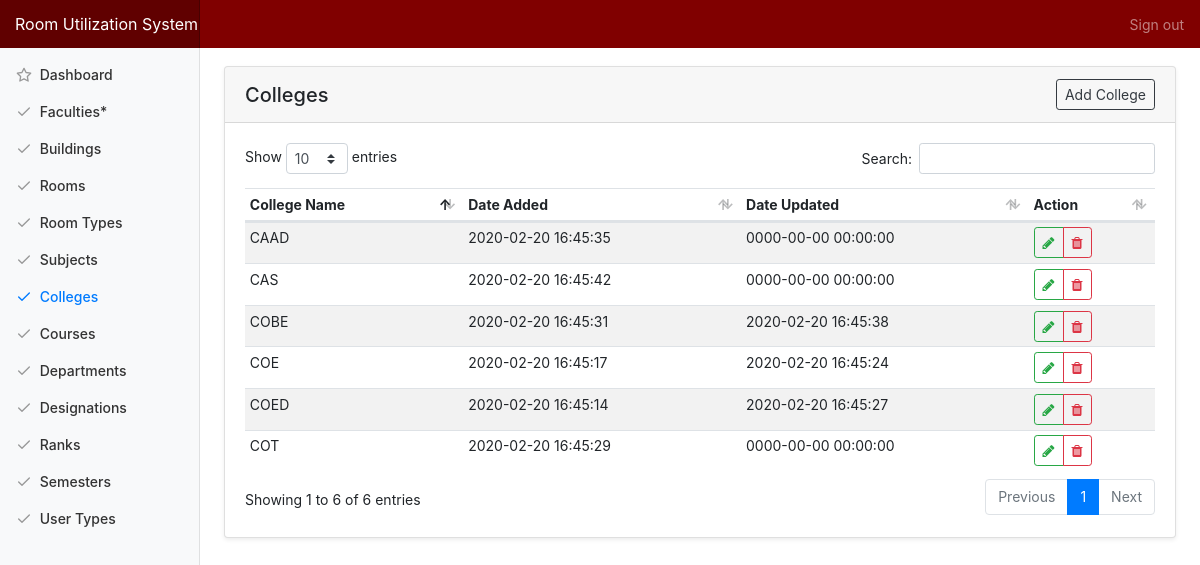
The page /index.php/admin/college on the database as committed earlier.
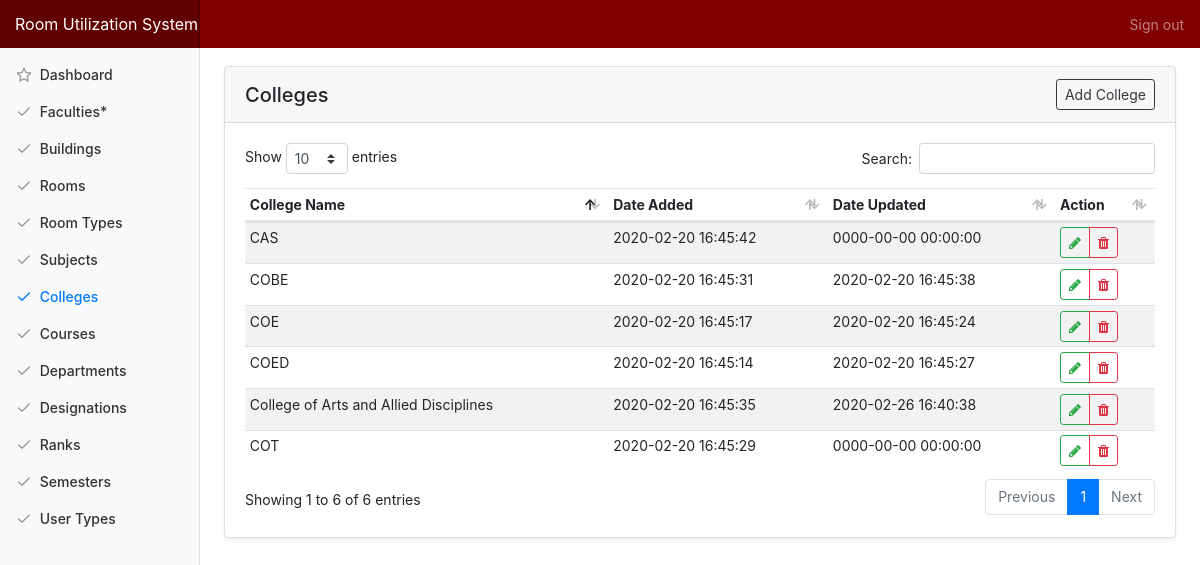
The same page on the database as committed later.
### tables this page shows
CREATE TABLE `tbl_college` (
  `college_id` int(11) NOT NULL,
  `college_name` varchar(250) NOT NULL,
  `college_added` datetime NOT NULL DEFAULT CURRENT_TIMESTAMP,
  `college_modified` datetime NOT NULL DEFAULT '0000-00-00 00:00:00' ON UPDATE CURRENT_TIMESTAMP
);

### application/controllers/Admin.php (called while the page is built, shortened)
<?php
class Admin extends CI_Controller {
	public function college(){
		$data['title'] = "Colleges";
		$data['colleges'] = $this->main_model->getColleges();
		$this->load->view('templates/header', $data);
		$this->load->view('admin/college');
		$this->load->view('templates/footer');
	}
}

### index.php (called while the page is built, shortened)
<?php
require_once BASEPATH.'core/CodeIgniter.php';

### application/models/Main_model.php (called while the page is built, shortened)
<?php defined('BASEPATH') OR exit('No direct script access allowed');
Class Main_model extends CI_Model{
	public function getColleges(){
		return $this->db->get('tbl_college')->result_array();
	}
}

### application/views/admin/college.php (the view, shortened to what this page needs)
<div class="container-fluid">
  <div class="row">
    <main role="main" class="col-md-9 ml-sm-auto col-lg-10 pt-4 px-4 mb-3">
      <div class="card shadow-sm">
			  <h5 class="card-header d-flex justify-content-between align-items-center">
          <?=$title?>
          <a href="#" class="btn btn-outline-dark btn-sm" data-toggle="modal" data-target="#modal_college_add">Add College</a>
        </h5>
			  <div class="card-body">
          <table class="table table-striped table-hover table-sm">
            <thead>
              <tr>
                <th>College Name</th>
                <th>Date Added</th>
                <th>Date Updated</th>
                <th>Action</th>
              </tr>
            </thead>
            <tbody>
              <?php foreach ($colleges as $row) {?>
              <tr>
                <td><?=$row['college_name']?></td>
                <td><?=$row['college_added']?></td>
                <td><?=$row['college_modified']?></td>
                <td>
                  <div class="btn-group" role="group">
                    <a href="#" class="btn btn-sm btn-outline-success action-btn updateCollege" id="<?=$row['college_id']?>//<?=$row['college_name']?>" data-toggle="modal" data-target="#modal_college_update" data-toggle="tooltip" data-placement="top" title="Update College">
                      <span class="fa fa-pencil"></span>
                    </a>
                    <a href="#" id="<?=base_url('admin/delete/college/'.$row['college_id'])?>" class="btn btn-sm btn-outline-danger action-btn delete" data-toggle="tooltip" data-placement="top" title="Delete College">
                      <span class="fa fa-trash"></span>
                    </a>
                  </div>
                </td>
              </tr>
              <?php } ?>
            </tbody>
          </table>
			  </div>
			</div>
   </main>
  </div>
</div>

Rows that differ between the two databases and show on the page:
changed tbl_college: college_name "CAAD" → "College of Arts and Allied Disciplines"; college_modified "0000-00-00 00:00:00" → "2020-02-26 16:40:38"
